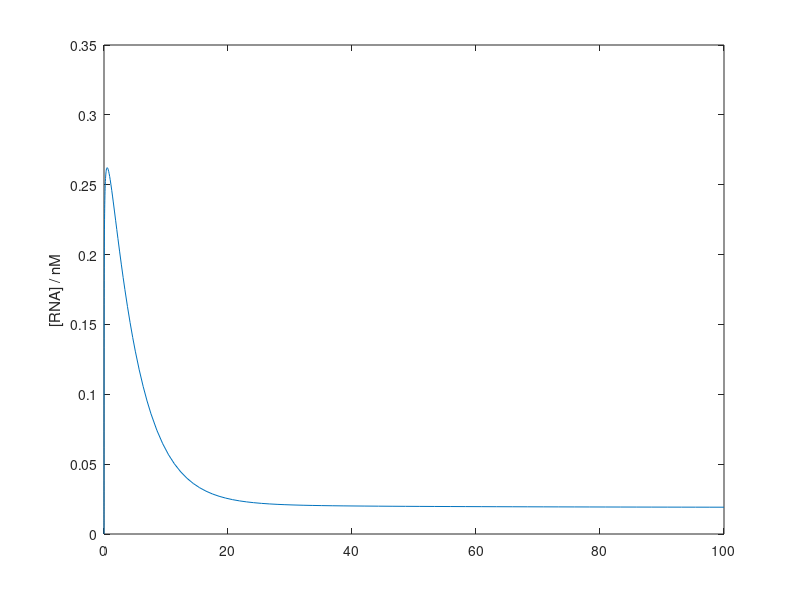

Write the MATLAB code that produced this figure. (Note: this script raises an error after producing the figure.)
function negative_autoregulation
    v_max = 15; % nano M min^-1
    K_diss = 10^(-2); % nano M

    k_s = 20; % min^-1
    
    k_dr = 0.23; % min^-1 (Quelle: Bistable Behaviour of the lac operon)
    k_dp = 0.011; % min^-1

    tspan = [0 100];
    y0 = [0 0];
    [t,y] = ode45(@(t,y) negative_diff_system(y, v_max, K_diss, k_dr, k_s, k_dp), tspan, y0);

    plot(t,y(:,1));
    ylabel('[RNA] / nM');

    yyaxis right
    plot(t,y(:,2));
    ylabel('[P] / nM');

    xlabel('Zeit / min')
    legend({'[RNA]', '[P]'}, 'Location', 'east');
    legend('boxoff');
    axis padded;
end

function dydt = negative_diff_system(y, v_max, K_diss, k_dr, k_s, k_dp)
  dydt = zeros(2,1);
  dydt(1) = v_max*K_diss/(K_diss+y(2))-k_dr*y(1);
  dydt(2) = k_s*y(1)-k_dp*y(2);
end